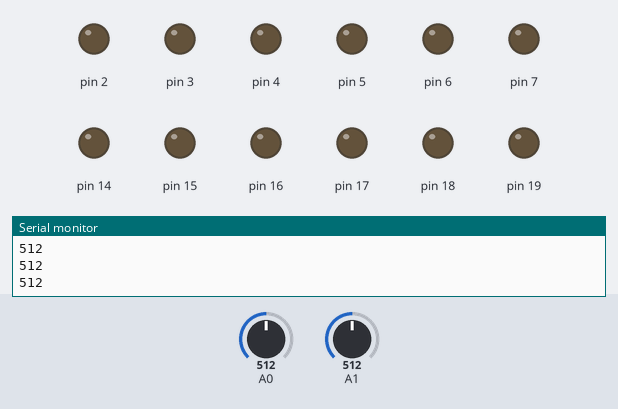
Bench run of a sketch on a simulated Arduino Uno, built with avr-gcc and run on an emulated ATmega328P. Shown: output pins drawn as LEDs (lit = HIGH), the last lines printed to the serial monitor. Inputs (shaded band) come from the test bench; at power-on: A1 = 512, A0 = 512.

Above: at 0.8 s.
0.9 s: A1 set to 50
2.4 s: A1 set to 40
At 2.8 s:
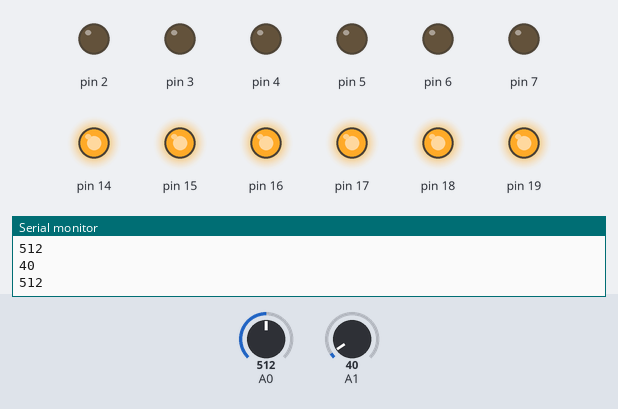
3.9 s: A1 set to 122
At 5.1 s:
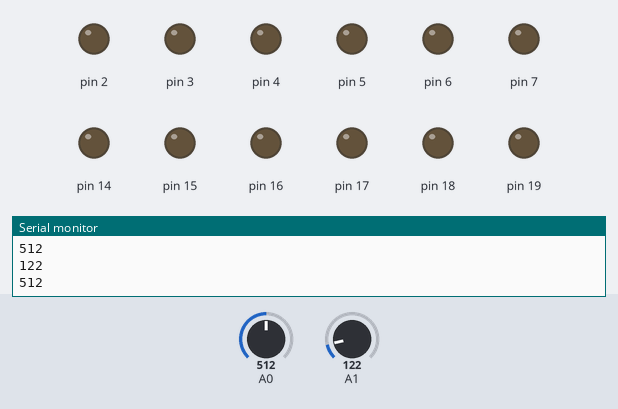
5.4 s: A1 set to 35
At 6.5 s:
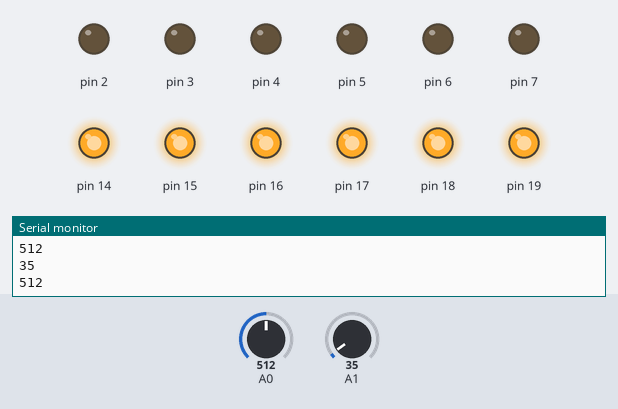
Timing chart, 0 to 7.9 s (numbered marks = the images above; inputs shaded):
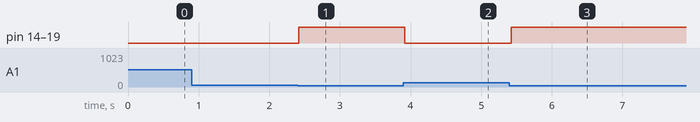

The sketch:

Exp_20.ino
```cpp
#include<avr/io.h>
#include<util/delay.h>
#define checkbit(x,y)((x)&(y))
#define bitn(p)(0x01<<(p))
int main (void)
{
  int left,right;
  DDRD =0xFF;
  Serial.begin(2000000);
  DDRC =0xFF;
  while(1)
{
  ADMUX =0x40;
  ADCSRA =0xC7;
  _delay_ms(10);
  while(checkbit(ADCSRA,bitn(ADSC)));
  right = ADCW;
  ADMUX =0x41;
  ADCSRA =0xC7;
  _delay_ms(10);
  while(checkbit(ADCSRA,bitn(ADSC)));
  left =ADCW;
  Serial.println(left);
  Serial.println(right);
   if(right<45)
  {
    PORTB =0xFF;
  }
    else
  {
    PORTB =0x00;
  }
    if(left<45)
  {
    PORTC =0xFF;
  }
    else
  {
    PORTC =0x00;
  }
 }
}
```

Measured:
- the behaviour switches between 45 and 44 on A1 (found by bisection; images 0 and 1)
- after the input at 2.4 s, pin 14–19: LOW → HIGH at once
- after the input at 3.9 s, pin 14–19: HIGH → LOW at once
- after the input at 5.4 s, pin 14–19: LOW → HIGH at once
